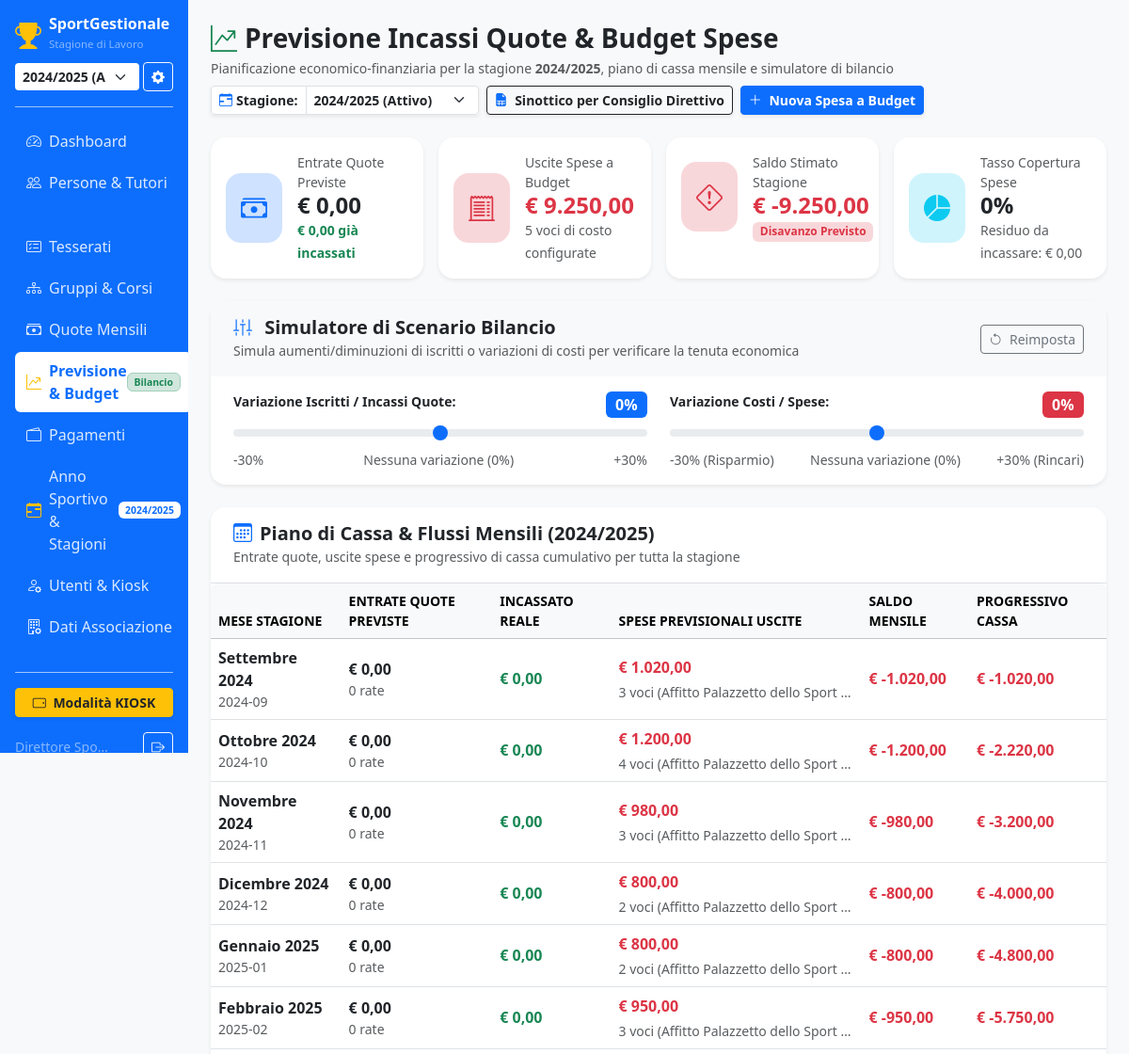
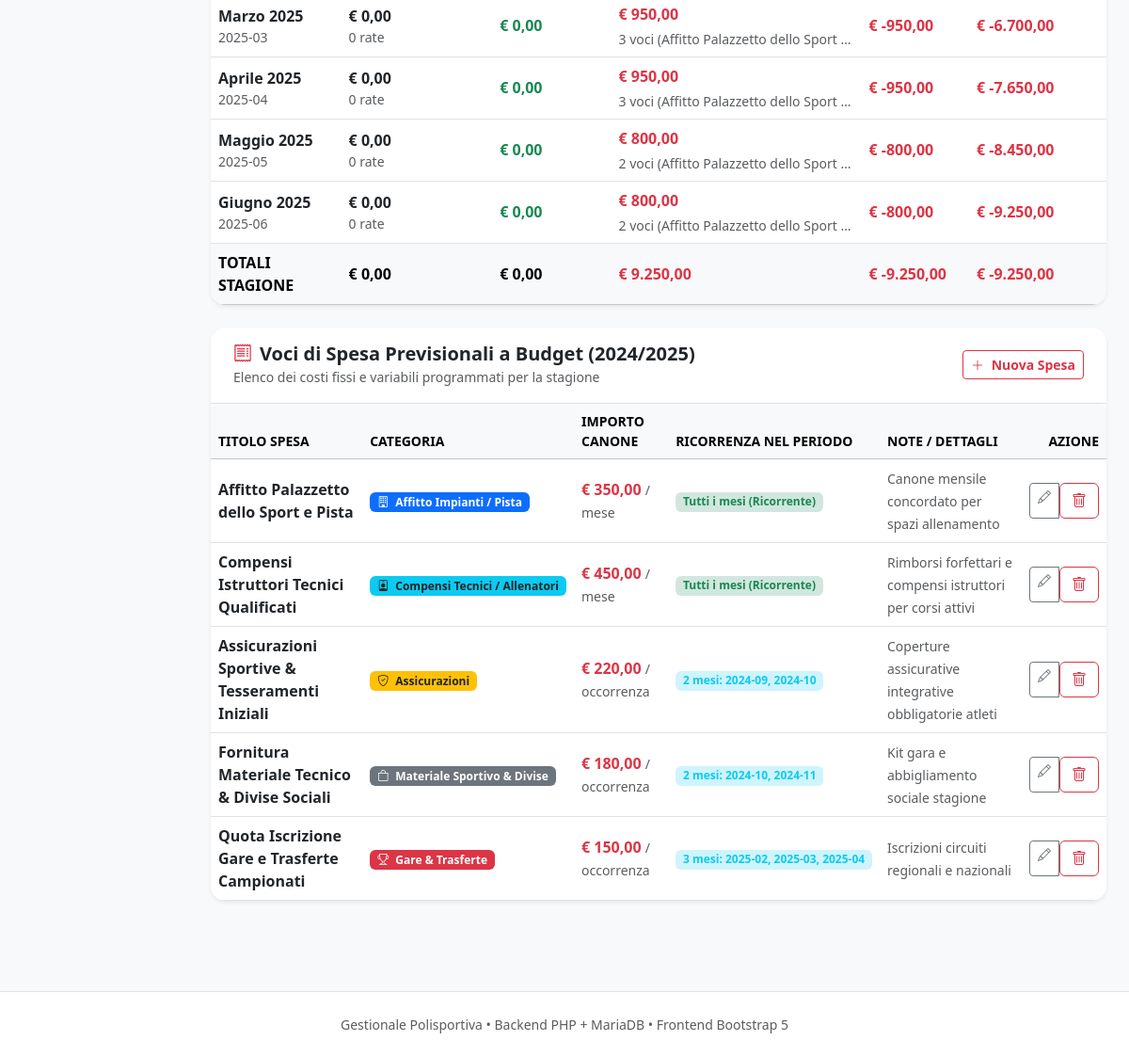
/index.php?page=previsioni (signed in), run on the app's committed database (2 pictures, top to bottom).
### tables this page shows
CREATE TABLE IF NOT EXISTS `anno` (
  `id` INT AUTO_INCREMENT PRIMARY KEY,
  `anno` VARCHAR(20) NOT NULL COMMENT 'es. 2024/2025',
  `data_inizio` DATE NOT NULL,
  `data_fine` DATE NOT NULL,
  `attivo` TINYINT(1) NOT NULL DEFAULT 0 COMMENT '1 se anno corrente',
  `created_at` TIMESTAMP DEFAULT CURRENT_TIMESTAMP
);

CREATE TABLE IF NOT EXISTS `spese_previsionali` (
  `id` INT AUTO_INCREMENT PRIMARY KEY,
  `anno_id` INT NOT NULL,
  `titolo` VARCHAR(150) NOT NULL,
  `categoria` VARCHAR(80) NOT NULL DEFAULT 'Altro',
  `importo_mensile` DECIMAL(10,2) NOT NULL DEFAULT 0.00,
  `ricorrente` TINYINT(1) NOT NULL DEFAULT 1 COMMENT '1 se spesa attiva tutti i mesi della stagione',
  `mesi_json` TEXT NULL COMMENT 'JSON array dei mesi specifici se non ricorrente',
  `note` TEXT NULL,
  `created_at` TIMESTAMP DEFAULT CURRENT_TIMESTAMP,
  CONSTRAINT `fk_spese_anno` FOREIGN KEY (`anno_id`) REFERENCES `anno` (`id`) ON DELETE CASCADE
);

### private/pages/previsioni.php (the view, shortened to what the rows shown need)
<?php
require_once (defined('PATH_INCLUDES') ? PATH_INCLUDES : __DIR__ . '/../includes') . '/header.php';
$db = getDbConnection();
try {
    $db->exec("
        CREATE TABLE IF NOT EXISTS `spese_previsionali` (
            `id` INT AUTO_INCREMENT PRIMARY KEY,
            `anno_id` INT NOT NULL,
            `titolo` VARCHAR(150) NOT NULL,
            `categoria` VARCHAR(80) NOT NULL DEFAULT 'Altro',
            `importo_mensile` DECIMAL(10,2) NOT NULL DEFAULT 0.00,
            `ricorrente` TINYINT(1) NOT NULL DEFAULT 1 COMMENT '1 se spesa attiva tutti i mesi della stagione',
            `mesi_json` TEXT NULL COMMENT 'JSON array dei mesi specifici se non ricorrente',
            `note` TEXT NULL,
            `created_at` TIMESTAMP DEFAULT CURRENT_TIMESTAMP,
            INDEX `idx_spese_anno` (`anno_id`)
        ) ENGINE=InnoDB DEFAULT CHARSET=utf8mb4 COLLATE=utf8mb4_unicode_ci;
    ");
} catch (Exception $e) {}
$annoAttivo = null;
try {
    $annoAttivo = $db->query("SELECT * FROM anno WHERE attivo = 1 LIMIT 1")->fetch();
} catch (Exception $e) {}
$annoId = (int)($annoAttivo['id'] ?? 1);
$categorieSpesaConfig = [
    'Affitto Impianti / Pista' => ['badge' => 'bg-primary text-white', 'icon' => 'bi-building'],
    'Compensi Tecnici / Allenatori' => ['badge' => 'bg-info text-dark', 'icon' => 'bi-person-badge'],
    'Tesseramenti & Affiliazioni (FISR/EPS)' => ['badge' => 'bg-success text-white', 'icon' => 'bi-patch-check'],
    'Assicurazioni' => ['badge' => 'bg-warning text-dark', 'icon' => 'bi-shield-check'],
    'Materiale Sportivo & Divise' => ['badge' => 'bg-secondary text-white', 'icon' => 'bi-bag'],
    'Gare & Trasferte' => ['badge' => 'bg-danger text-white', 'icon' => 'bi-trophy'],
    'Amministrazione & Commercialista' => ['badge' => 'bg-dark text-white', 'icon' => 'bi-file-earmark-spreadsheet'],
    'Altro' => ['badge' => 'bg-light text-dark border', 'icon' => 'bi-three-dots']
];
$speseList = [];
try {
    $stmtSpese = $db->prepare("SELECT * FROM spese_previsionali WHERE anno_id = ? ORDER BY id ASC");
    $stmtSpese->execute([$annoId]);
    $speseList = $stmtSpese->fetchAll() ?: [];
} catch (Exception $e) {}
?>
<div class="d-flex justify-content-between align-items-center mb-4 flex-wrap gap-2">
    <div>
        <h2 class="h3 fw-bold mb-1 d-flex align-items-center">
            <i class="bi bi-graph-up-arrow text-success me-2"></i> Previsione Incassi Quote & Budget Spese
        </h2>
        <p class="text-muted small mb-0">
            Pianificazione economico-finanziaria per la stagione <strong><?= htmlspecialchars($annoAttivo['anno']) ?></strong>, piano di cassa mensile e simulatore di bilancio
        </p>
    </div>
</div>
<div class="card border-0 shadow-sm rounded-4 bg-white overflow-hidden mb-4">
    <div class="card-header bg-white border-bottom py-3 px-4 d-flex justify-content-between align-items-center">
        <div>
            <h5 class="fw-bold mb-0 text-dark"><i class="bi bi-calendar3 me-2 text-primary"></i>Piano di Cassa & Flussi Mensili (<?= htmlspecialchars($annoAttivo['anno']) ?>)</h5>
            <small class="text-muted">Entrate quote, uscite spese e progressivo di cassa cumulativo per tutta la stagione</small>
        </div>
    </div>
    <div class="table-responsive">
        <table class="table table-hover align-middle mb-0" id="tabellaPianoCassa">
            <thead class="table-light small text-uppercase">
                <tr>
                    <th>Mese Stagione</th>
                    <th>Entrate Quote Previste</th>
                    <th>Incassato Reale</th>
                    <th>Spese Previsionali Uscite</th>
                    <th>Saldo Mensile</th>
                    <th>Progressivo Cassa</th>
                </tr>
            </thead>
        </table>
    </div>
</div>
<div class="card border-0 shadow-sm rounded-4 bg-white overflow-hidden mb-4">
    <div class="card-header bg-white border-bottom py-3 px-4 d-flex justify-content-between align-items-center">
        <div>
            <h5 class="fw-bold mb-0 text-dark"><i class="bi bi-receipt me-2 text-danger"></i>Voci di Spesa Previsionali a Budget (<?= htmlspecialchars($annoAttivo['anno']) ?>)</h5>
            <small class="text-muted">Elenco dei costi fissi e variabili programmati per la stagione</small>
        </div>
    </div>
    <div class="table-responsive">
        <table class="table table-hover align-middle mb-0">
            <thead class="table-light small text-uppercase">
                <tr>
                    <th>Titolo Spesa</th>
                    <th>Categoria</th>
                    <th>Importo Canone</th>
                    <th>Ricorrenza nel Periodo</th>
                    <th>Note / Dettagli</th>
                    <th class="text-end">Azione</th>
                </tr>
            </thead>
            <tbody>
                <?php if (empty($speseList)): ?>
                    <tr>
                        <td colspan="6" class="text-center py-4 text-muted">
                            <p class="mb-2">Nessuna voce di spesa inserita a budget per questa stagione.</p>
                            <a href="index.php?page=spesa_nuova&anno_id=<?= $annoId ?>" class="btn btn-sm btn-outline-primary">
                                <i class="bi bi-plus-circle me-1"></i> Inserisci la prima spesa a budget
                            </a>
                        </td>
                    </tr>
                <?php else: foreach ($speseList as $sp): ?>
                    <?php
                        $catName = $sp['categoria'] ?? 'Altro';
                        $cfgCat = $categorieSpesaConfig[$catName] ?? ['badge' => 'bg-secondary text-white', 'icon' => 'bi-tag'];
                        $mesiSpec = !empty($sp['mesi_json']) ? json_decode($sp['mesi_json'], true) : [];
                    ?>
                    <tr>
                        <td>
                            <strong class="text-dark"><?= htmlspecialchars($sp['titolo']) ?></strong>
                        </td>
                        <td>
                            <span class="badge <?= $cfgCat['badge'] ?> px-2 py-1">
                                <i class="bi <?= $cfgCat['icon'] ?> me-1"></i> <?= htmlspecialchars($catName) ?>
                            </span>
                        </td>
                        <td>
                            <strong class="text-danger fs-6">€ <?= number_format((float)$sp['importo_mensile'], 2, ',', '.') ?></strong>
                            <small class="text-muted"><?= !empty($sp['ricorrente']) ? '/ mese' : '/ occorrenza' ?></small>
                        </td>
                        <td>
                            <?php if (!empty($sp['ricorrente'])): ?>
                                <span class="badge bg-success-subtle text-success">Tutti i mesi (Ricorrente)</span>
                            <?php else: ?>
                                <span class="badge bg-info-subtle text-info"><?= is_array($mesiSpec) ? count($mesiSpec) : 0 ?> mesi: <?= is_array($mesiSpec) ? implode(', ', $mesiSpec) : '' ?></span>
                            <?php endif; ?>
                        </td>
                        <td>
                            <span class="small text-muted"><?= htmlspecialchars($sp['note'] ?: '-') ?></span>
                        </td>
                        <td class="text-end">
                            <div class="btn-group btn-group-sm">
                                <a href="index.php?page=spesa_nuova&id=<?= $sp['id'] ?>&anno_id=<?= $annoId ?>" class="btn btn-outline-secondary" title="Modifica Spesa">
                                    <i class="bi bi-pencil"></i>
                                </a>
                                <form method="POST" action="index.php?action=elimina_spesa" class="d-inline" onsubmit="return confirm('Eliminare questa spesa previsionale dal budget?');">
                                    <button type="submit" class="btn btn-outline-danger" title="Elimina Spesa">
                                        <i class="bi bi-trash"></i>
                                    </button>
                                </form>
                            </div>
                        </td>
                    </tr>
                <?php endforeach; endif; ?>
            </tbody>
        </table>
    </div>
</div>
<?php require_once (defined('PATH_INCLUDES') ? PATH_INCLUDES : __DIR__ . '/../includes') . '/footer.php'; ?>

### private/includes/header.php (shortened to what the rows shown need)
<?php
$headerDb = function_exists('getDbConnection') ? getDbConnection() : null;
$annoAttivo = null;
if ($headerDb) {
    try {
        $annoAttivo = $headerDb->query("SELECT * FROM anno WHERE attivo = 1 LIMIT 1")->fetch();
    } catch (Exception $e) {}
}
?>
<!DOCTYPE html>
<html lang="it">
<head>
    <link href="assets/css/bootstrap.min.css" rel="stylesheet">
    <link rel="stylesheet" href="assets/css/bootstrap-icons.min.css">
</head>
<body>
<div class="container-fluid">
    <div class="row">
        <nav class="col-md-3 col-lg-2 d-none d-md-flex flex-column sidebar p-3 sticky-top" style="height: 100vh; overflow-y: auto;">
            <ul class="nav flex-column mb-auto">
                <li class="nav-item">
                    <a class="nav-link <?= (in_array($page, ['anni', 'anno_nuovo', 'nuovo_anno', 'nuova_stagione']) ? 'active' : '') ?>" href="index.php?page=anni">
                        <i class="bi bi-calendar-range me-2 text-warning"></i> Anno Sportivo & Stagioni
                        <span class="badge bg-white text-primary ms-auto" style="font-size: 0.65rem;"><?= htmlspecialchars($annoAttivo['anno']) ?></span>
                    </a>
                </li>
            </ul>
        </nav>
        <main class="col-md-9 col-lg-10 ms-sm-auto px-md-4 py-4">

### data on the page
anno: anno "2024/2025"
spese_previsionali: titolo "Affitto Palazzetto dello Sport e Pista", categoria "Affitto Impianti / Pista", importo_mensile "350,00", ricorrente "/ mese", note "Canone mensile concordato per spazi allenamento"
spese_previsionali: titolo "Compensi Istruttori Tecnici Qualificati", categoria "Compensi Tecnici / Allenatori", importo_mensile "450,00", ricorrente "/ mese", note "Rimborsi forfettari e compensi istruttori per corsi attivi"
spese_previsionali: titolo "Assicurazioni Sportive & Tesseramenti Iniziali", categoria "Assicurazioni", importo_mensile "220,00", ricorrente "/ occorrenza", mesi_json "2", mesi_json "2024-09, 2024-10", note "Coperture assicurative integrative obbligatorie atleti"
spese_previsionali: titolo "Fornitura Materiale Tecnico & Divise Sociali", categoria "Materiale Sportivo & Divise", importo_mensile "180,00", ricorrente "/ occorrenza", mesi_json "2", mesi_json "2024-10, 2024-11", note "Kit gara e abbigliamento sociale stagione"
spese_previsionali: titolo "Quota Iscrizione Gare e Trasferte Campionati", categoria "Gare & Trasferte", importo_mensile "150,00", ricorrente "/ occorrenza", mesi_json "3", mesi_json "2025-02, 2025-03, 2025-04", note "Iscrizioni circuiti regionali e nazionali"

### other printed values
$user['nome'] "Direttore Spo…"
$totaleEntratePreviste "0,00"
$totaleIncassatoReale "0,00"
$totaleUscitePreviste "9.250,00"
count($speseList) "5"
$saldoFinaleStagione "-9.250,00"
$tassoCopertura "0"
$totaleResiduoReale "0,00"
$pm['label'] "Settembre 2024"
$pm['mese'] "2024-09"
$pm['entrate'] "0,00"
$pm['count_quote'] "0"
$pm['incassato'] "0,00"
$pm['uscite'] "1.020,00"
count($pm['spese_voci']) "3"
